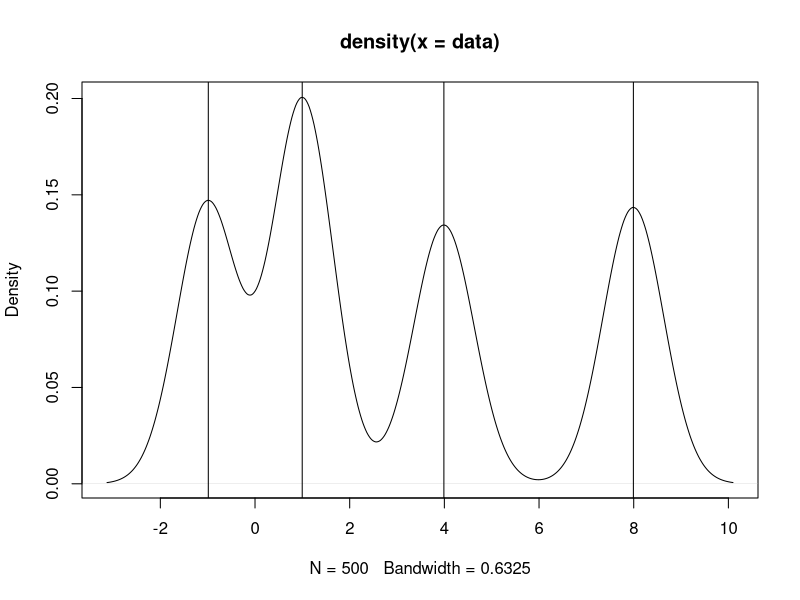

The R script that drew this image:
## Implementation of Mean-Shift Algorithm for finding modes 
## of the density for a 1D sample drawn from
## some distribution p

# Iteration step: with sp as starting point, we iterate by the
# weighted average of densities from all data points
# h hyperparameter for tuning the kernel regression
next_step <- function(data, sp, h){
  # divide by total density contribution at sp
  den <- sum(dnorm((sp - data)/h)) 
  # numerator given by sum of data point*density contribution at sp
  numerator <- sum(data*dnorm((sp - data)/h))
  return(numerator/den)
}


# iterate n times using previous function
mean_shifts <- function(data, sp, h, n){
  i = 1
  while( i< n+1){
    i = i + 1
    sp = next_step(data, sp, h)
  }
  return(sp)
}

## helper function to "cluster" starting points that end at same
## mode together into one mode. 
breakup_helper <- function(set, distance){
  i=2
  final_set <- c(set[1])
  while(i<=length(set)){
    # loop through each point
    # if it is far enough away from points already identified
    # as modes, then add it to the list, otherwise do nothing
    if(min(abs(final_set-set[i]))> distance){
      final_set <- append(final_set,set[i])
    }
    i= i + 1
  }
  return(final_set)
}

## find modes by iterating on k evenly spaced points in the range of
## the data. First make a vector of starting points (sp_set)
## then apply the mean_shifts to each n times.
mode_finding <- function(data, n, k, dist){
  sp_set <- seq(min(data), max(data),(max(data)-  min(data)) /k)
  dens = density(data)
  bw = dens$bw
  i = 1
  while(i<=k){
    sp_set[i] <- mean_shifts(data, sp_set[i], bw, n)
    i = i + 1
  }
  # use breakup_helper 
  modes <- breakup_helper(sp_set,dist )
  # plot density of the data from kernel regression alongside 
  # the mode estimations
  plot(dens)
  i = 1
  while(i<=length(modes)){
    abline(v = modes[i])
    i = i + 1
  }
  print(modes)
  return(modes)
}

# test data with multiple modes
# mixture of 3 normal distributions
i = 1
test_data <- numeric(500)
while(i<=500){
  x = runif(1)
  if(x<.25){
    test_data[i] = rnorm(1,-1,0.1)
  }
  else if(x<.5){
    test_data[i] = rnorm(1,1,0.1)
  }
  else if(x<.75){
    test_data[i] = rnorm(1,4,0.1)
  }
  else{
    test_data[i] = rnorm(1,8,0.1)
  }
  i=i+1
}

mode_finding(test_data,50,25,0.5)
